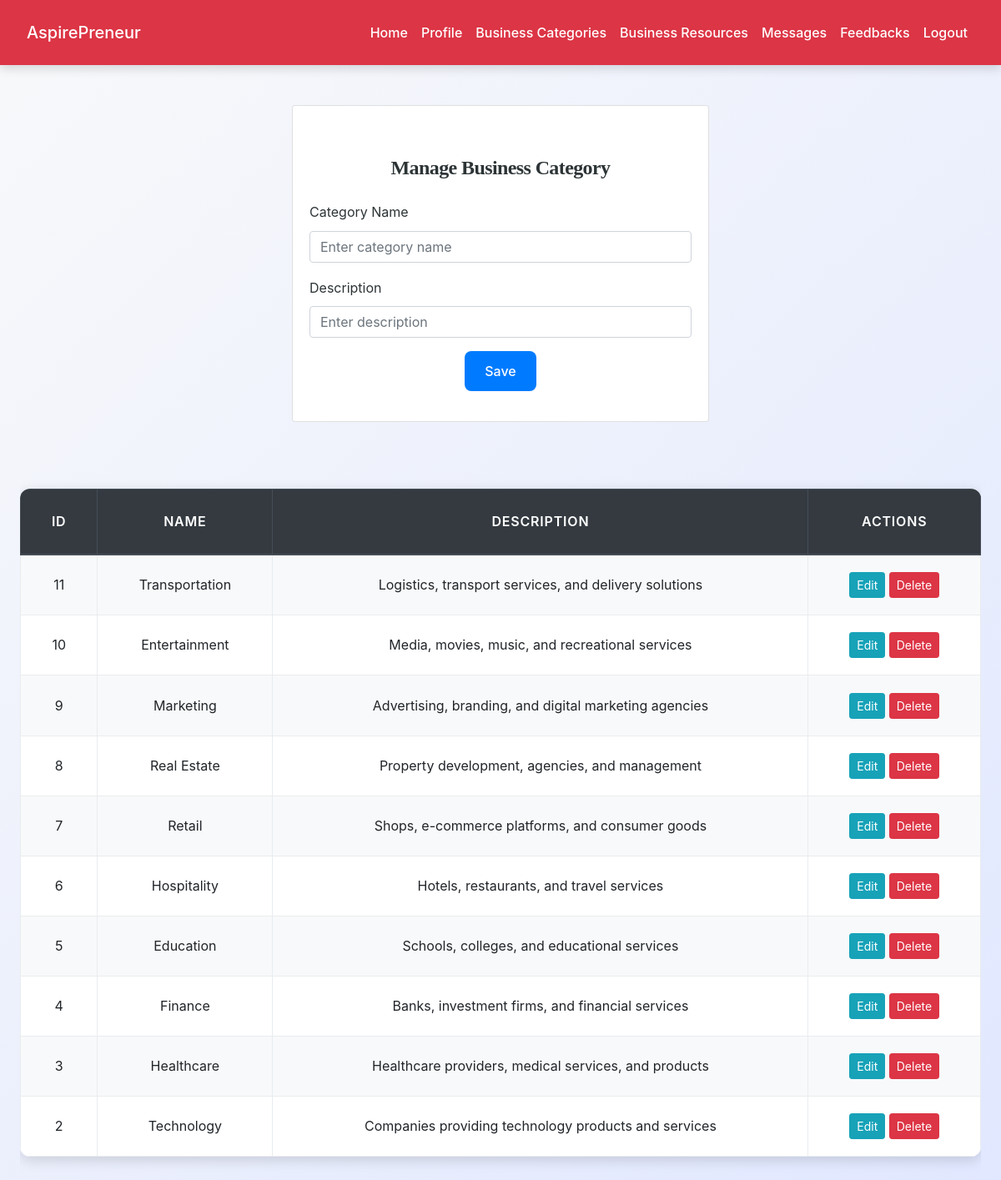
Screenshot of /agent/business_categories.php (signed in) with the database file from the repository.
### tables this page shows
CREATE TABLE `business_categories` (
  `id` int(11) NOT NULL,
  `name` varchar(150) NOT NULL,
  `description` text DEFAULT NULL
);

### agent/business_categories.php (the view, shortened to what this page needs)
<?php
include('../config.php');
$result = mysqli_query($conn, "SELECT * FROM business_categories ORDER BY id DESC");
?>
<!DOCTYPE html>
<html lang="en">
<head>
    <link rel="stylesheet" href="https://cdn.jsdelivr.net/npm/bootstrap@4.6.2/dist/css/bootstrap.min.css">
    <link rel="stylesheet" href="../css/style.css">
</head>
<body>
<?php include('navbar.php'); ?>
<div class="container py-5">
    <div class="card mx-auto mb-5" style="max-width: 500px;">
        <div class="card-body">
            <h4 class="card-title mb-4 text-center">Manage Business Category</h4>
            <form method="post">
                <div class="form-group">
                    <label>Category Name</label>
                    <input type="text" name="name" id="name" class="form-control" placeholder="Enter category name" required>
                </div>
                <div class="form-group">
                    <label>Description</label>
                    <input type="text" name="description" id="description" class="form-control" placeholder="Enter description">
                </div>
                <div class="form-group text-center">
                    <button type="submit" class="btn btn-primary px-4">Save</button>
                </div>
            </form>
        </div>
    </div>
    <div class="table-responsive">
        <table class="table table-bordered table-striped">
            <thead class="thead-dark">
                <tr>
                    <th>ID</th>
                    <th>Name</th>
                    <th>Description</th>
                    <th>Actions</th>
                </tr>
            </thead>
            <tbody>
            <?php while ($row = mysqli_fetch_assoc($result)): ?>
                <tr>
                    <td><?= $row['id'] ?></td>
                    <td><?= htmlspecialchars($row['name']) ?></td>
                    <td><?= htmlspecialchars($row['description']) ?></td>
                    <td>
                        <button class="btn btn-sm btn-info edit-btn"
                                data-id="<?= $row['id'] ?>"
                                data-name="<?= htmlspecialchars($row['name']) ?>"
                                data-desc="<?= htmlspecialchars($row['description']) ?>">Edit</button>
                        <a href="?delete=<?= $row['id'] ?>" class="btn btn-sm btn-danger" onclick="return confirm('Delete this category?')">Delete</a>
                    </td>
                </tr>
            <?php endwhile; ?>
            </tbody>
        </table>
    </div>
</div>
</body>
</html>

### css/style.css (style rules this page uses)
:root { --primary: #007bff; --secondary: #6c757d; --success: #28a745; --info: #17a2b8; --warning: #ffc107; --danger: #dc3545; --light: #f8f9fa; --dark: #2d3436; --accent: #ff6f61; --highlight: #6f42c1; --shadow: rgba(0, 0, 0, 0.15); --transition: all 0.3s ease-in-out; }
body { font-family: 'Inter', 'Segoe UI', Tahoma, Geneva, Verdana, sans-serif; background: linear-gradient(135deg, var(--light) 0%, #e0e7ff 100%); color: var(--dark); line-height: 1.8; margin: 0; padding: 0; min-height: 100vh; font-size: 16px; }
h1, h2, h3, h4 { text-align: center; margin: 2.5rem 0; font-family: 'Georgia', 'Times New Roman', serif; color: var(--dark); font-weight: 700; letter-spacing: -0.025em; }
h4 { font-size: 1.5rem; }
.container { max-width: 1200px; margin: 0 auto 3rem; padding: 0 1.5rem; }
.table { width: 100%; border-collapse: collapse; margin: 2rem 0; font-size: 1rem; background-color: #ffffff; border-radius: 12px; overflow: hidden; box-shadow: 0 4px 16px var(--shadow); transition: var(--transition); }
.table th, .table td { padding: 1.25rem; border: 1px solid #e9ecef; text-align: center; vertical-align: middle; }
.table thead th { background-color: rgb(0, 0, 0); color: white; font-weight: 600; text-transform: uppercase; letter-spacing: 0.05em; padding: 1.5rem; }
.table tbody tr { transition: var(--transition); }
.table tbody tr:nth-child(odd) { background-color: var(--light); }
.btn-primary { background-color: var(--primary); color: #fff; border: none; border-radius: 8px; padding: 0.75rem 1.5rem; font-size: 1rem; font-weight: 500; cursor: pointer; transition: var(--transition); display: inline-flex; align-items: center; justify-content: center; }
a { color: var(--primary); text-decoration: none; font-weight: 500; transition: var(--transition); }

### rows the page displays
business_categories: id "11", name "Transportation", description "Logistics, transport services, and delivery solutions"
business_categories: id "10", name "Entertainment", description "Media, movies, music, and recreational services"
business_categories: id "9", name "Marketing", description "Advertising, branding, and digital marketing agencies"
business_categories: id "8", name "Real Estate", description "Property development, agencies, and management"
business_categories: id "7", name "Retail", description "Shops, e-commerce platforms, and consumer goods"
business_categories: id "6", name "Hospitality", description "Hotels, restaurants, and travel services"
business_categories: id "5", name "Education", description "Schools, colleges, and educational services"
business_categories: id "4", name "Finance", description "Banks, investment firms, and financial services"
business_categories: id "3", name "Healthcare", description "Healthcare providers, medical services, and products"
business_categories: id "2", name "Technology", description "Companies providing technology products and services"
